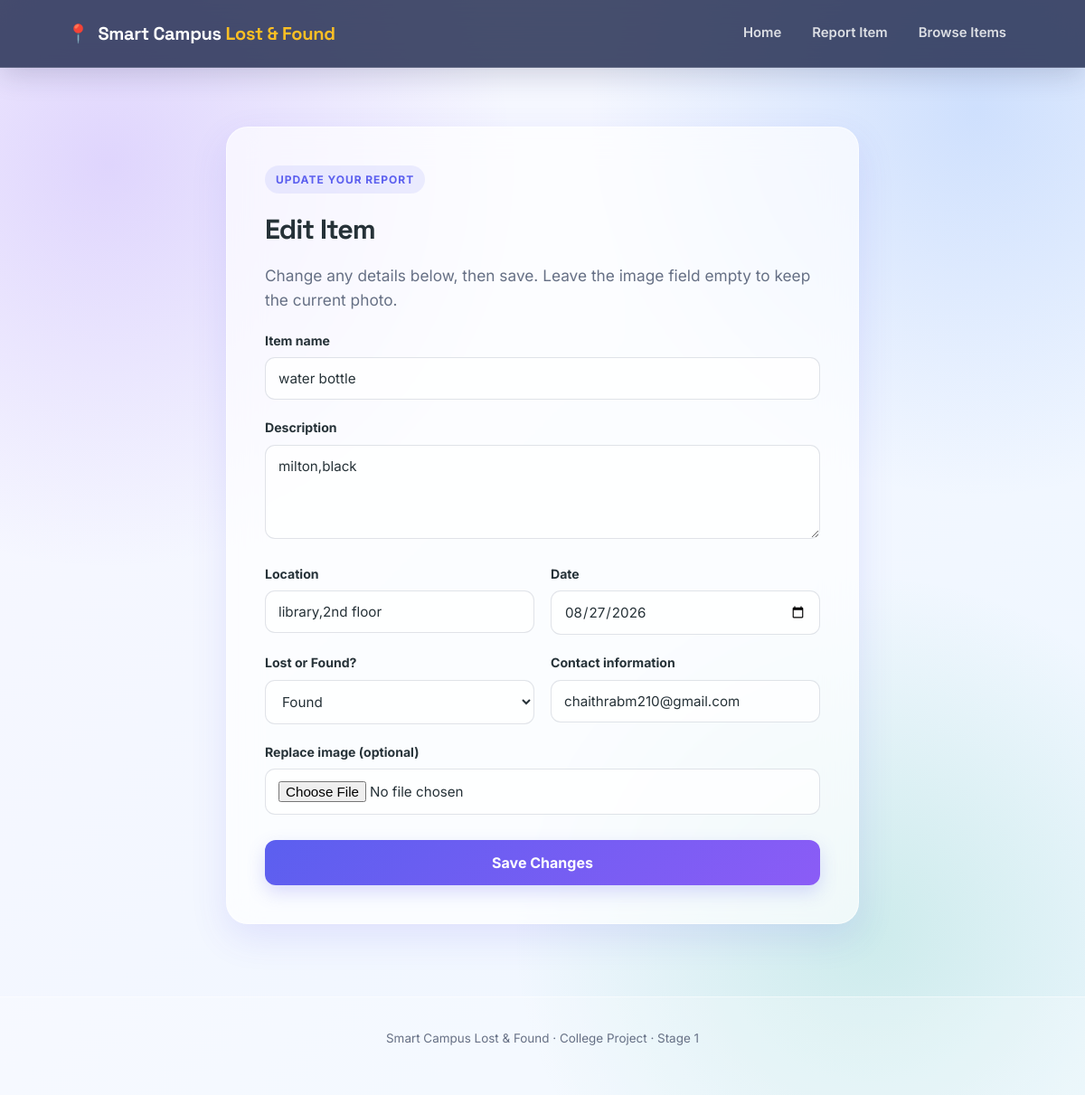
The page /edit/3 on the database its author committed.
### tables this page shows
CREATE TABLE items (
            id INTEGER PRIMARY KEY AUTOINCREMENT,
            item_name TEXT NOT NULL,
            description TEXT,
            location TEXT,
            date TEXT,
            status TEXT NOT NULL,
            contact TEXT,
            image TEXT,
            is_resolved INTEGER NOT NULL DEFAULT 0
        );

### app.py (the view, shortened to what this page needs)
@app.route("/edit/<int:item_id>", methods=["GET", "POST"])
def edit(item_id):
    item = database.get_item_by_id(item_id)
    if item is None:
        flash("That report no longer exists.")
        return redirect(url_for("browse"))
    return render_template("edit.html", item=item)

### database.py (called while the page is built)
def get_db_connection():
    conn = sqlite3.connect(DB_NAME)
    conn.row_factory = sqlite3.Row
    return conn

def get_item_by_id(item_id):
    conn = get_db_connection()
    item = conn.execute("SELECT * FROM items WHERE id = ?", (item_id,)).fetchone()
    conn.close()
    return item

### templates/edit.html (shortened to what this page needs)
{% extends "base.html" %}
{% block content %}
<section class="form-section">
    <div class="form-card">
        <span class="eyebrow">Update your report</span>
        <h1>Edit Item</h1>
        <p class="hero-text">Change any details below, then save. Leave the image field empty to keep the current photo.</p>
        <form action="{{ url_for('edit', item_id=item.id) }}" method="POST" enctype="multipart/form-data">
            <div class="field">
                <label for="item_name">Item name</label>
                <input type="text" id="item_name" name="item_name" value="{{ item.item_name }}" required>
            </div>
            <div class="field">
                <label for="description">Description</label>
                <textarea id="description" name="description" rows="4" required>{{ item.description }}</textarea>
            </div>
            <div class="field-row">
                <div class="field">
                    <label for="location">Location</label>
                    <input type="text" id="location" name="location" value="{{ item.location }}" required>
                </div>
                <div class="field">
                    <label for="date">Date</label>
                    <input type="date" id="date" name="date" value="{{ item.date }}" required>
                </div>
            </div>
            <div class="field-row">
                <div class="field">
                    <label for="report_type">Lost or Found?</label>
                    <select id="report_type" name="report_type" required>
                        <option value="found" {% if item.status == 'found' %}selected{% endif %}>Found</option>
                    </select>
                </div>
                <div class="field">
                    <label for="contact">Contact information</label>
                    <input type="text" id="contact" name="contact" value="{{ item.contact }}" required>
                </div>
            </div>
            <div class="field">
                <label for="image">Replace image (optional)</label>
                <input type="file" id="image" name="image" accept="image/*">
            </div>
            <button type="submit" class="btn btn-submit">Save Changes</button>
        </form>
    </div>
</section>
{% endblock %}

### static/style.css (style rules this page uses)
:root { --primary: #5b5fef; --primary-dark: #4549c9; --secondary: #8b5cf6; --lost: #ef476f; --lost-light: #ffe4ec; --found: #06a77d; --found-light: #dcf8ef; --resolved: #64748b; --resolved-light: #eef2f7; --text: #263238; --muted: #667085; --white: rgba(255, 255, 255, 0.75); --white-solid: #ffffff; --border: rgba(255, 255, 255, 0.55); --shadow: 0 15px 40px rgba(79, 70, 229, 0.12); --radius: 20px; --font-display: "Space Grotesk", "Segoe UI", sans-serif; --font-body: "Inter", "Segoe UI", sans-serif; }
* { box-sizing: border-box; }
html { scroll-behavior: smooth; }
body { margin: 0; min-height: 100vh; font-family: var(--font-body); color: var(--text); line-height: 1.6; background: radial-gradient( circle at 10% 15%, rgba(139, 92, 246, 0.22), transparent 30% ), radial-gradient( circle at 90% 10%, rgba(59, 130, 246, 0.20), transparent 28% ), radial-gradient( circle at 80% 85%, rgba(6, 167, 125, 0.15), transparent 28% ), linear-gradient( 135deg, #f8f7ff, #eef7ff ); background-attachment: fixed; }
h1, h2 { font-family: var(--font-display); color: var(--text); margin: 0 0 12px; }
h1 { letter-spacing: -1px; }
p { margin: 0 0 16px; }
.eyebrow { display: inline-block; font-size: 0.75rem; font-weight: 700; letter-spacing: 0.08em; text-transform: uppercase; color: var(--primary); background: rgba(91, 95, 239, 0.10); padding: 6px 12px; border-radius: 999px; margin-bottom: 16px; }
.hero-text { max-width: 650px; margin: 0 auto; color: var(--muted); font-size: 1.08rem; }
.btn { display: inline-block; font-family: var(--font-body); font-weight: 700; font-size: 0.95rem; padding: 13px 22px; border-radius: 12px; border: none; cursor: pointer; transition: transform 0.2s ease, box-shadow 0.2s ease, background 0.2s ease; }
.btn-submit { width: 100%; margin-top: 8px; padding: 15px 22px; font-size: 1rem; color: white; background: linear-gradient( 135deg, var(--primary), var(--secondary) ); border-radius: 12px; box-shadow: 0 8px 20px rgba(91, 95, 239, 0.22); }
.form-section { display: flex; justify-content: center; }
.form-card { width: 100%; max-width: 700px; padding: 42px; background: rgba(255, 255, 255, 0.68); border: 1px solid var(--border); border-radius: 24px; backdrop-filter: blur(18px); -webkit-backdrop-filter: blur(18px); box-shadow: var(--shadow); }
.form-card h1 { font-size: 1.9rem; }
form { margin-top: 20px; }
.field { margin-bottom: 20px; flex: 1; }
.field-row { display: flex; gap: 18px; }
label { display: block; font-weight: 700; font-size: 0.88rem; color: var(--text); margin-bottom: 7px; }
input, select, textarea { width: 100%; padding: 13px 14px; font-family: var(--font-body); font-size: 0.95rem; color: var(--text); background: rgba(255, 255, 255, 0.75); border: 1px solid rgba(100, 116, 139, 0.20); border-radius: 11px; outline: none; transition: border 0.2s ease, box-shadow 0.2s ease, background 0.2s ease; }
textarea { resize: vertical; }
.hero-card, .form-card, .filter-bar, .item-card { animation: fadeUp 0.45s ease both; }

### rows shown on the page
items: item_name "water bottle", description "milton,black", location "library,2nd floor", date "08/27/2026", report_type "Found", contact "chaithrabm210@gmail.com"
